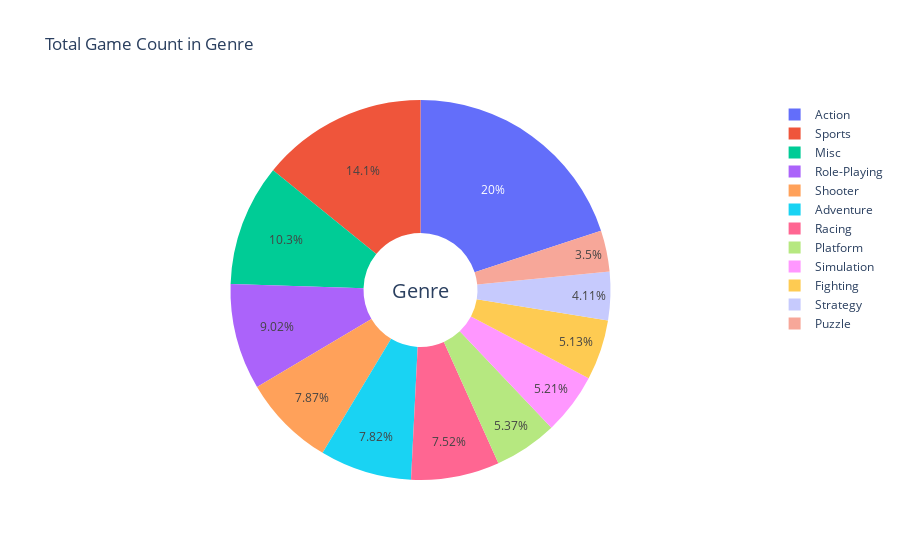

Notebook source saved alongside this figure:
### Code cell
import plotly.express as px
import plotly.graph_objs as go
import plotly.offline as pyoff
import plotly.graph_objects as go

uniq=data["Genre"].unique()

total_Genre = []
for i in uniq:
    total_Genre.append(len(data[data["Genre"]==i]))
import plotly.graph_objects as go
from plotly.subplots import make_subplots

labels = uniq

# Create subplots: use 'domain' type for Pie subplot

#fig.add_trace(go.Pie(labels=labels, values=total_Genre, name="Genre"))

fig = go.Figure(data=[go.Pie(labels=labels, values=total_Genre, hole=.3)])
fig.update_layout(
    title_text="Total Game Count in Genre",
    # Add annotations in the center of the donut pies.
    annotations=[dict(text='Genre', x=0.5, y=0.5, font_size=20, showarrow=False)])
fig.show()

### Figure 1 — Plotly figure (JSON) as saved in the notebook; plotly's stock layout.template omitted (floating-point values rounded to 4 significant figures)
{"data": [{"hole": 0.3, "labels": ["Sports", "Platform", "Racing", "Role-Playing", "Puzzle", "Misc", "Shooter", "Simulation", "Action", "Fighting", "Adventure", "Strategy"], "type": "pie", "values": [2304, 875, 1225, 1470, 570, 1686, 1282, 848, 3251, 836, 1274, 670]}], "layout": {"annotations": [{"font": {"size": 20}, "showarrow": false, "text": "Genre", "x": 0.5, "y": 0.5}], "title": {"text": "Total Game Count in Genre"}}}
